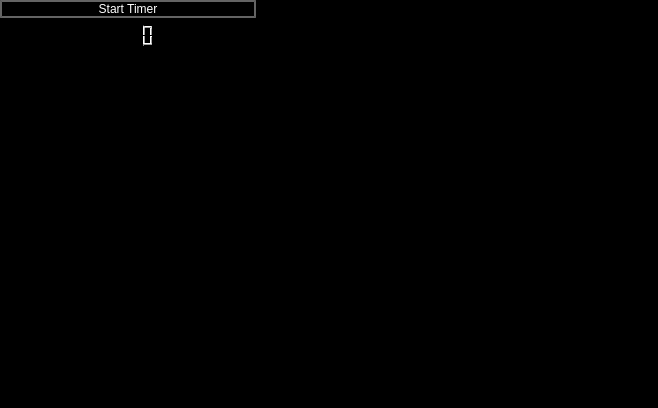
<?xml version="1.0" encoding="UTF-8"?>
<ui version="4.0">
 <class>helperscreenpresentation</class>
 <widget class="QWidget" name="helperscreenpresentation">
  <property name="geometry">
   <rect>
    <x>0</x>
    <y>0</y>
    <width>658</width>
    <height>408</height>
   </rect>
  </property>
  <property name="sizePolicy">
   <sizepolicy hsizetype="Preferred" vsizetype="Preferred">
    <horstretch>30</horstretch>
    <verstretch>0</verstretch>
   </sizepolicy>
  </property>
  <property name="windowTitle">
   <string>Form</string>
  </property>
  <property name="styleSheet">
   <string notr="true">background-color:black</string>
  </property>
  <layout class="QHBoxLayout" name="horizontalLayout">
   <property name="leftMargin">
    <number>0</number>
   </property>
   <property name="topMargin">
    <number>0</number>
   </property>
   <property name="rightMargin">
    <number>0</number>
   </property>
   <property name="bottomMargin">
    <number>0</number>
   </property>
   <item>
    <layout class="QVBoxLayout" name="verticalLayout">
     <item>
      <widget class="QPushButton" name="pushButton">
       <property name="styleSheet">
        <string notr="true">background-color: rgba( 255, 255, 255, 0% );
color: white;
border: 2px solid rgba(255,255,255,100);</string>
       </property>
       <property name="text">
        <string>Start Timer</string>
       </property>
       <property name="flat">
        <bool>false</bool>
       </property>
      </widget>
     </item>
     <item>
      <widget class="QLCDNumber" name="lcdNumber"/>
     </item>
     <item>
      <widget class="QListView" name="listView"/>
     </item>
    </layout>
   </item>
   <item>
    <widget class="QGraphicsView" name="graphicsView">
     <property name="sizePolicy">
      <sizepolicy hsizetype="Expanding" vsizetype="Expanding">
       <horstretch>2</horstretch>
       <verstretch>2</verstretch>
      </sizepolicy>
     </property>
     <property name="verticalScrollBarPolicy">
      <enum>Qt::ScrollBarAlwaysOff</enum>
     </property>
     <property name="horizontalScrollBarPolicy">
      <enum>Qt::ScrollBarAlwaysOff</enum>
     </property>
    </widget>
   </item>
  </layout>
 </widget>
 <resources/>
 <connections/>
</ui>
